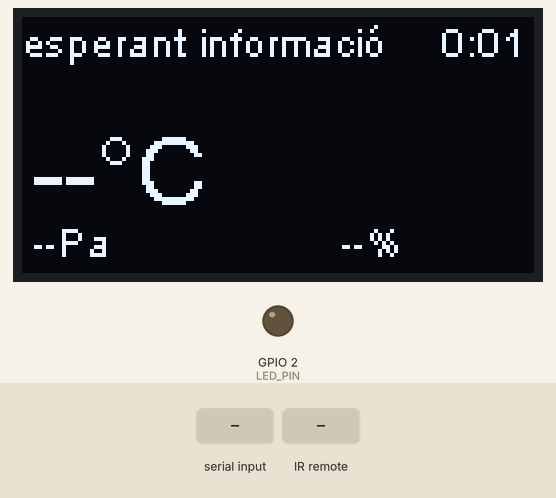
Bench run of a sketch on a simulated ESP8266 (NodeMCU). On the bench: 128×64 one-colour display, output pins drawn as LEDs (lit = HIGH). Inputs (shaded band) come from the test bench. WiFi joins after 1.5 s; servers stay silent unless stated; uploads are accepted with an empty reply; what the sketch prints to the serial monitor is not drawn.

Above: at 1.2 s.
1.3 s: "," received over the second serial link
At 2.8 s:
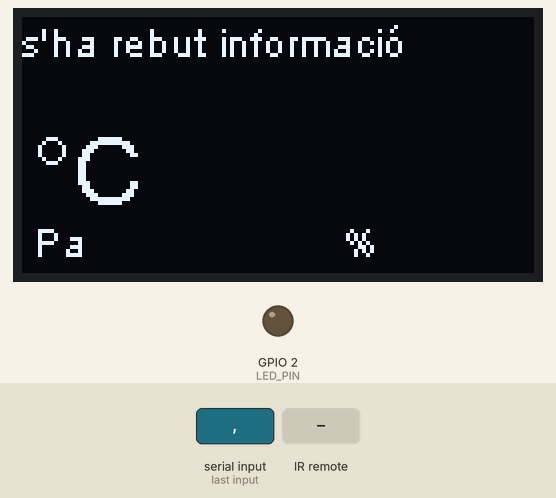
3.9 s: infrared code 0xFF18E7 received
At 6.78 s:
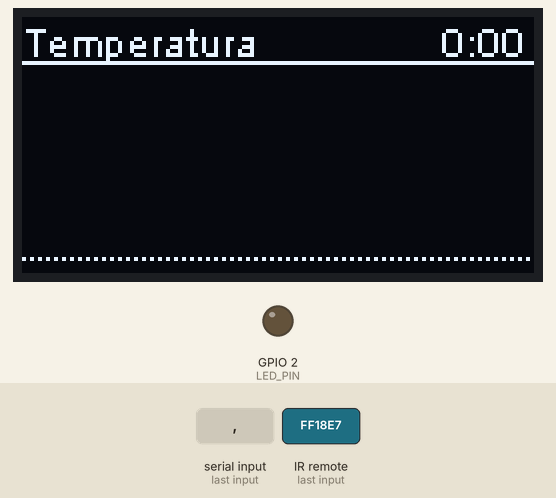
6.9 s: infrared code 0xFF30CF received
At 9.8 s:
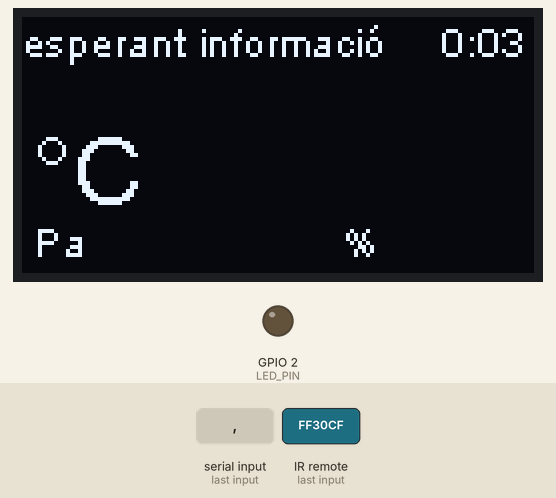
9.9 s: ";" received over the second serial link
At 11.3 s:
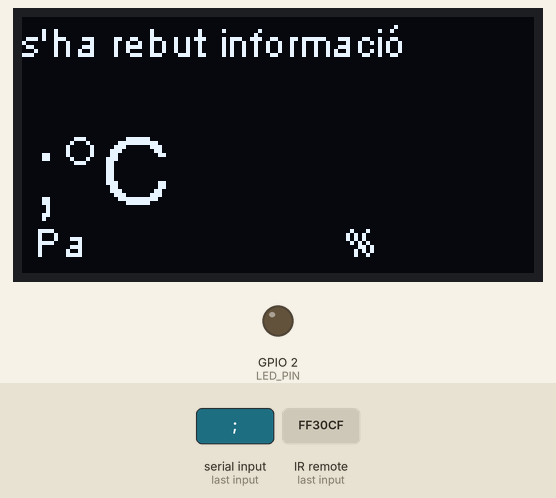
15.5 s: "5\n" received over the second serial link
At 16.56 s:
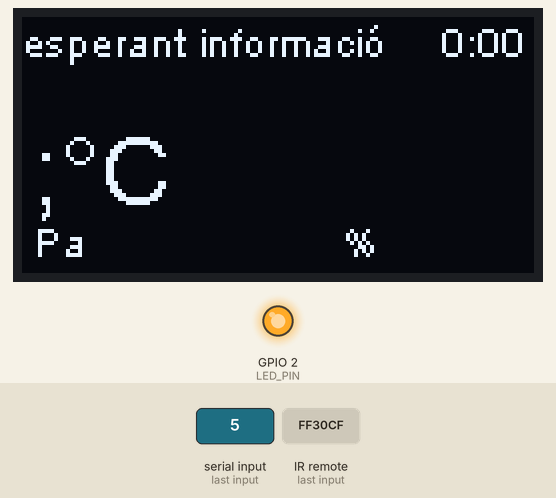
Timing chart, 0 to 18.5 s (numbered marks = the images above; inputs shaded):
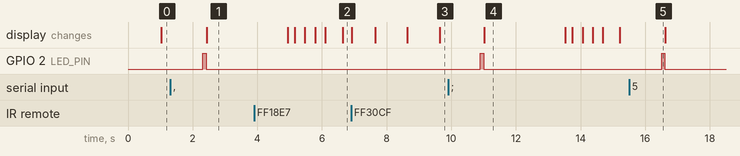

The sketch:

receptor.ino
```cpp
#include <ESP8266WiFi.h>
#include <ESP8266HTTPClient.h>
#include <WiFiClientSecureBearSSL.h>
#include <SoftwareSerial.h>
#include <Wire.h>
#include <SSD1306Wire.h>
#include <IRremoteESP8266.h>
#include <IRrecv.h>
#include <IRutils.h>

#define IO_KEY "***" //clau per l'API d'Adafruit IO
#define WIFI_SSID "***"    //SSID Wi-Fi
#define WIFI_PASS "***"   //contrasenya Wi-Fi

#define RX_PIN 14
#define TX_PIN 12
#define LED_PIN 2
#define IR_PIN 0

SoftwareSerial HC(RX_PIN, TX_PIN);   //crea un port sèrie virtual

SSD1306Wire display(0x3c, 5, 4);

IRrecv receiver(IR_PIN);
decode_results results;

bool sendData(String feed, String data);    //prototip de la funció que envia una dada per http
void updateDisplay(String val1, String val2, String val3, String message, byte progessBar);
void updateTime(int t);
void handleIR(long long code);

long lastReading = 0;
String temperature = "--";
String pressure = "--";
String humidity = "--";
String light = "--";
float temperatureHistory[64] = {};
int historyLocation = 0;

void setup() {

  Serial.begin(115200);   //inicialitza port sèrie de hardware
  HC.begin(2400);         //inicialitza port sèrie virtual
  receiver.enableIRIn();

  pinMode(LED_PIN, OUTPUT);     //Led d'informació connectat al pin GPIO0

  display.init();
  display.setContrast(255);
  display.flipScreenVertically();
  display.clear();
  updateDisplay("--", "--", "--", "esperant informació", 0);

}

void loop() {

  //la següent condició s'activara quan s'hagi rebut dades del receptor de ràdio
  if(HC.available()){

    String message = HC.readString();   //emmagatzema la informació rebuda en una variable
    Serial.print("data received: ");
    Serial.println(message);            //imprimeix la informació
    digitalWrite(LED_PIN, 1);    //curt avís lluminós sobre la rebuda de dades.
    delay(100);
    digitalWrite(LED_PIN, 0);

    temperature = message.substring(0, message.indexOf(","));    //separa la informació
    message.remove(0, temperature.length() + 1);
    pressure = message.substring(0, message.indexOf(","));
    message.remove(0, pressure.length() + 1);
    humidity = message.substring(0, message.indexOf(","));
    message.remove(0, humidity.length() + 1);
    light = message.substring(0, message.indexOf(";"));

    updateDisplay(temperature, pressure, humidity, "s'ha rebut informació", 0);
    delay(1000);

    WiFi.mode(WIFI_STA);    //defineix el mode de funcionament del Wi-Fi
    WiFi.begin(WIFI_SSID , WIFI_PASS);  //connecta a la xarxa Wi-Fi amb la informació proporcionada anteriorment.
    Serial.print("connecting to wifi  network");  //espera mentre s'estableix la connexió
    while (WiFi.status() != WL_CONNECTED) {
      delay(500);
      Serial.print(".");
    }
    Serial.println("connected");    //connexió establerta, podem continuar

    updateDisplay(temperature, pressure, humidity, "enviant informació", 0);
    sendData("tr.temperature", temperature);    //envia cada dada amb una petició HTTP independent
    updateDisplay(temperature, pressure, humidity, "enviant informació", 1);
    delay(100);
    sendData("tr.pressure", pressure);
    updateDisplay(temperature, pressure, humidity, "enviant informació", 2);
    delay(100);
    sendData("tr.humidity", humidity);
    updateDisplay(temperature, pressure, humidity, "enviant informació", 3);
    delay(100);
    sendData("tr.light", light);
    updateDisplay(temperature, pressure, humidity, "enviant informació", 4);
    delay(500);
    updateDisplay(temperature, pressure, humidity, "esperant informació", 0);

    temperatureHistory[historyLocation] = temperature.toFloat();
    historyLocation++;
    if(historyLocation > 64) historyLocation = 0;

    lastReading = millis();
    WiFi.disconnect(true);

  }

  if (receiver.decode(&results)) {
    serialPrintUint64(results.value, HEX);
    Serial.println("");
    handleIR(results.value);
    receiver.resume();  // Receive the next value
  }

  updateTime( (millis() - lastReading) / 1000 );
}

bool sendData(String feed, String data){

  std::unique_ptr<BearSSL::WiFiClientSecure>client(new BearSSL::WiFiClientSecure);    //necessari per fer una petició HTTPS
  client->setInsecure();    //la seguretat no és important aquí, així que no xifrarem la connexió
  HTTPClient http;

  http.begin(*client, "https://io.adafruit.com/api/v2/janvinas/feeds/" + feed + "/data");  //URL on s'haurà de fer la petició. Depèn del "feed" que volguem utilitzar
  http.addHeader("Content-Type", "application/x-www-form-urlencoded");  //informació sobre el contingut del cos de la transmissió.
  http.addHeader("X-AIO-Key", IO_KEY);    //autenticació, necessària per publicar les dades

  int httpResponseCode = http.POST("value=" + data);    //realitza la petició i desa el codi de resposta
  Serial.println("responseCode: " + httpResponseCode);  //imprimeix el codi de resposta
  Serial.println("response: " + http.getString());      //i la resposta

  if(httpResponseCode > 0){
    return true;
  }else{
    return false;
  }
}

void handleIR(long long code){
  if(code == 0xFF30CF){
    updateDisplay(temperature, pressure, humidity, "esperant informació", 0);
  }else if(code == 0xFF18E7){
    updateDisplay2();
  }
}
```

screen.ino
```cpp
void updateDisplay(String val1, String val2, String val3, String message, byte progressBar){
  display.clear();
  display.setFont(ArialMT_Plain_24);
  display.setTextAlignment(TEXT_ALIGN_LEFT);
  display.drawString(3, 25, val1 + "°C");
  display.setFont(ArialMT_Plain_10);
  display.drawString(3, 50, val2 + "Pa");
  display.drawString(80, 50, val3 + "%");
  display.drawString(0, 0, message);
  //display.drawRect(0, 0, 128, 64);
  if(progressBar != 0) display.drawRect(2, 16, 64, 5);
  display.drawHorizontalLine(4, 18, 15 * progressBar);
  display.display(); //actualitza la pantalla
}

void updateDisplay2(){
  display.clear();
  display.setFont(ArialMT_Plain_10);
  display.setTextAlignment(TEXT_ALIGN_LEFT);
  display.drawString(0, 0, "Temperatura");
  display.drawHorizontalLine(0, 11, 160);
  int readPos = historyLocation;
  for(int i = 0; i < 64; i++){
    display.drawLine(i * 2, 60, i * 2, 60 - temperatureHistory[readPos]);
    readPos++;
    if(readPos > 64 ) readPos = 0;
  }
  display.display();
}

void updateTime(int t){
  int seconds = t % 60;
  int minutes = floor(t / 60);
  String result;
  if(seconds < 10){
    result = String(minutes) + ":" + "0" + String(seconds);
  }else{
    result = String(minutes) + ":" + String(seconds);
  }
  display.setTextAlignment(TEXT_ALIGN_RIGHT);
  display.setFont(ArialMT_Plain_10);
  display.setColor(BLACK);
  display.fillRect(display.getWidth() - 2 - display.getStringWidth(result), 0,  display.getStringWidth(result), 10);
  display.setColor(WHITE);
  display.drawString(display.getWidth() - 2, 0, result);
  display.display();
}
```

Measured:
- after the input at 1.3 s, GPIO 2 (LED_PIN): LOW → HIGH after 1.0 s, → LOW 0.10 s later; the display: changes after 1.1 s (image 1)
- after the input at 3.9 s, the display: first differs from a run without the input after 2.7 s (image 2)
- after the input at 6.9 s, the display: first changes at once (image 3 shows a later state)
- after the input at 9.9 s, GPIO 2 (LED_PIN): LOW → HIGH after 1.0 s, → LOW 0.10 s later; the display: changes after 1.1 s (image 4)
- after the input at 15.5 s, GPIO 2 (LED_PIN): LOW → HIGH after 1.0 s, → LOW 0.10 s later
- what the display in image 4 shows lasts 2.5 s, from 11.0 s to 13.5 s
